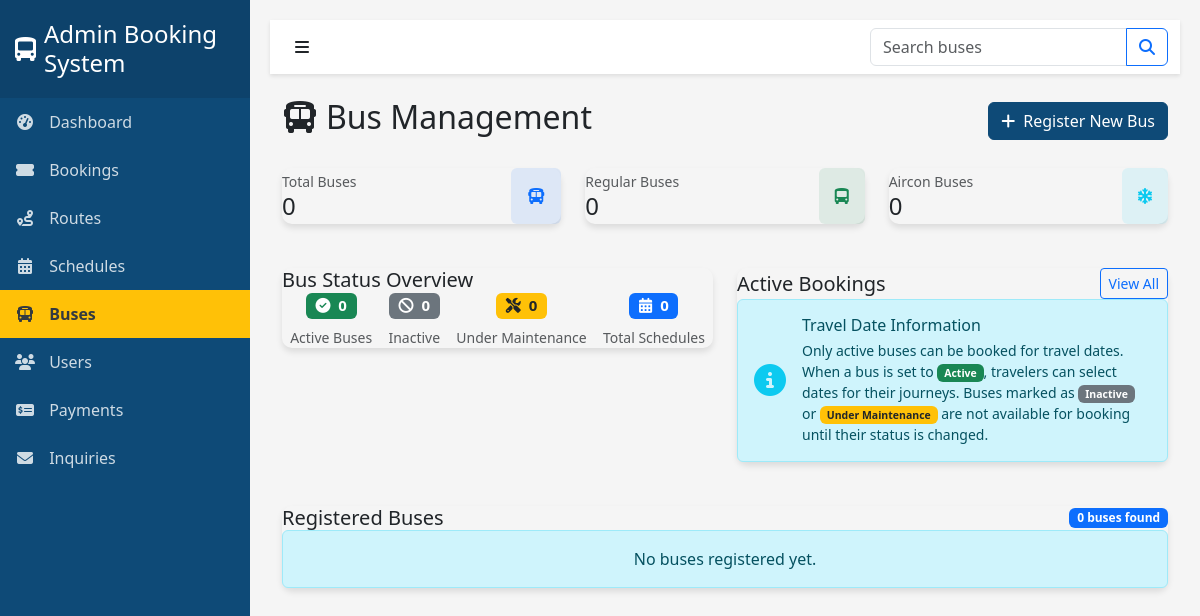
Before: /admin/tabs/buses_admin.php with the older database file.
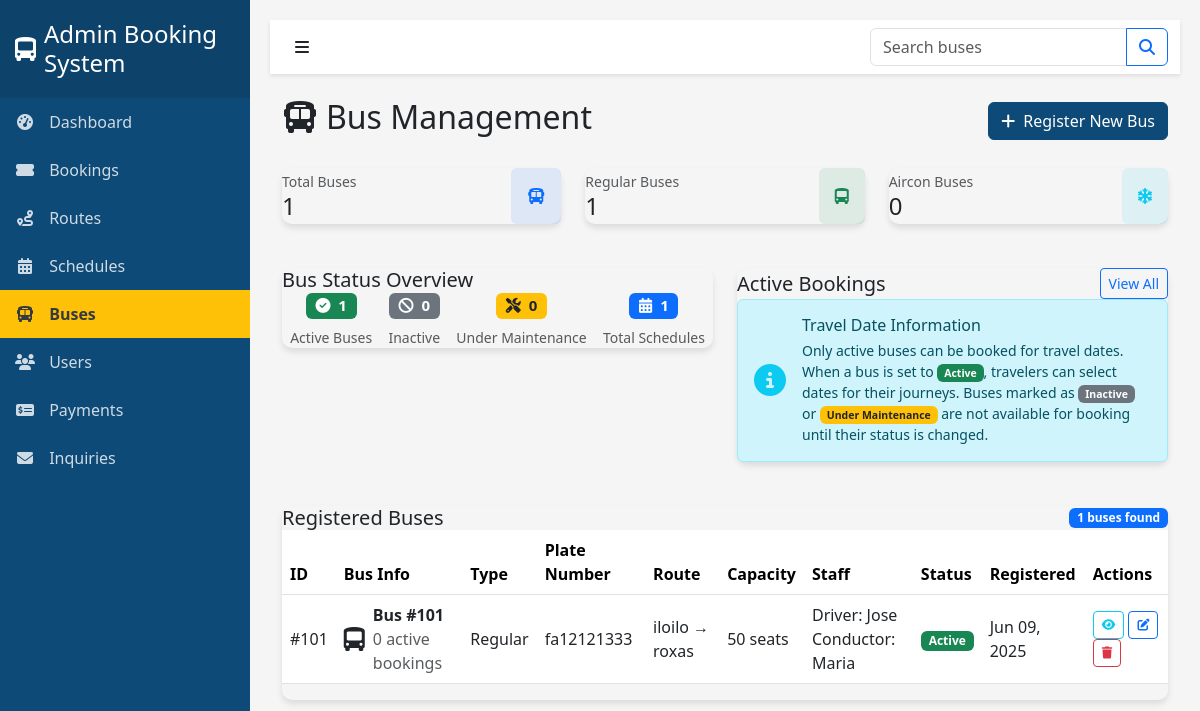
After: the same page with the newer database file.
### tables this page shows
CREATE TABLE `buses` (
  `id` int(11) NOT NULL,
  `bus_type` varchar(50) NOT NULL,
  `seat_capacity` int(11) NOT NULL,
  `plate_number` varchar(20) NOT NULL,
  `driver_name` varchar(100) NOT NULL,
  `conductor_name` varchar(100) NOT NULL,
  `status` enum('Active','Inactive','Under Maintenance') DEFAULT 'Active',
  `route_id` int(11) DEFAULT NULL,
  `route_name` varchar(255) NOT NULL,
  `origin` varchar(100) DEFAULT NULL,
  `destination` varchar(100) DEFAULT NULL,
  `bus_model` varchar(100) DEFAULT NULL,
  `year_manufactured` year(4) DEFAULT NULL,
  `last_maintenance` date DEFAULT NULL,
  `next_maintenance` date DEFAULT NULL,
  `fuel_type` enum('diesel','gasoline','electric','hybrid') DEFAULT 'diesel',
  `wifi_available` tinyint(1) DEFAULT 0,
  `charging_ports` tinyint(1) DEFAULT 0,
  `wheelchair_accessible` tinyint(1) DEFAULT 0,
  `created_at` timestamp NOT NULL DEFAULT current_timestamp(),
  `updated_at` timestamp NOT NULL DEFAULT current_timestamp() ON UPDATE current_timestamp()
);

### admin/tabs/buses_admin.php (the view, shortened to what the rows shown need)
<?php
require_once "../../backend/connections/config.php";
$records_per_page = 10;
$page = isset($_GET['page']) && is_numeric($_GET['page']) ? $_GET['page'] : 1;
$start_from = ($page - 1) * $records_per_page;
$search_condition = '';
$buses = [];
try {
    $query = "SELECT b.id, b.bus_type, b.seat_capacity, b.plate_number, b.route_id, b.route_name,
              b.driver_name, b.conductor_name, b.status, b.created_at,
              (SELECT COUNT(*) FROM bookings WHERE bus_id = b.id AND booking_status = 'confirmed') as active_bookings,
              (SELECT COUNT(*) FROM schedules WHERE bus_id = b.id) as schedule_count
              FROM buses b" . $search_condition . "
              ORDER BY b.created_at DESC
              LIMIT $start_from, $records_per_page";
    $result = $conn->query($query);
    if ($result && $result->num_rows > 0) {
        while ($row = $result->fetch_assoc()) {
            $buses[] = $row;
        }
    }
} catch (Exception $e) {
    $error_message = "Database error: " . $e->getMessage();
}
?>
<!DOCTYPE html>
<html lang="en">
<head>
    <link href="https://cdn.jsdelivr.net/npm/bootstrap@5.3.0-alpha1/dist/css/bootstrap.min.css" rel="stylesheet">
    <link rel="stylesheet" href="https://cdnjs.cloudflare.com/ajax/libs/font-awesome/6.1.1/css/all.min.css">
    <link rel="stylesheet" href="../css/admin.css">
</head>
<body>
    <div class="wrapper">
        <div class="content">
            <div class="container-fluid">
                <div class="d-flex justify-content-between align-items-center mb-4">
                    <h2><i class="fas fa-bus me-2"></i>Bus Management</h2>
                </div>
                <div class="card1">
                    <div class="card-body">
                        <?php if (count($buses) > 0): ?>
                        <div class="table-responsive">
                            <table class="table table-hover align-middle">
                                <thead>
                                    <tr>
                                        <th>ID</th>
                                        <th>Bus Info</th>
                                        <th>Type</th>
                                        <th>Plate Number</th>
                                        <th>Route</th>
                                        <th>Capacity</th>
                                        <th>Staff</th>
                                        <th>Status</th>
                                        <th>Registered</th>
                                        <th>Actions</th>
                                    </tr>
                                </thead>
                                <tbody>
                                    <?php foreach ($buses as $bus): ?>
                                    <tr>
                                        <td>#<?= htmlspecialchars($bus['id']) ?></td>
                                        <td>
                                            <div class="d-flex align-items-center">
                                                <i class="fas fa-bus-alt fs-4 me-2"></i>
                                                <div>
                                                    <strong>Bus #<?= htmlspecialchars($bus['id']) ?></strong>
                                                    <div class="text-muted"><?= htmlspecialchars($bus['active_bookings']) ?> active bookings</div>
                                                </div>
                                            </div>
                                        </td>
                                        <td><?= ucfirst(htmlspecialchars($bus['bus_type'])) ?></td>
                                        <td><?= htmlspecialchars($bus['plate_number']) ?></td>
                                        <td>
                                            <?= htmlspecialchars($bus['route_name']) ?>
                                        </td>
                                        <td><?= htmlspecialchars($bus['seat_capacity']) ?> seats</td>
                                        <td>
                                            Driver: <?= htmlspecialchars($bus['driver_name']) ?><br>
                                            Conductor: <?= htmlspecialchars($bus['conductor_name']) ?>
                                        </td>
                                        <td>
                                            <span class="badge bg-<?= ($bus['status'] == 'Active') ? 'success' : (($bus['status'] == 'Inactive') ? 'secondary' : 'warning'); ?>">
                                                <?= htmlspecialchars($bus['status']) ?>
                                            </span>
                                        </td>
                                        <td><?= date('M d, Y', strtotime($bus['created_at'])) ?></td>
                                        <td>
                                            <div class="action-buttons">
                                                <button type="button" class="btn btn-outline-info btn-sm view-bus"
                                                        data-id="<?= $bus['id'] ?>" title="View Details" data-bs-toggle="tooltip">
                                                    <i class="fas fa-eye"></i>
                                                </button>
                                                <button type="button" class="btn btn-outline-primary btn-sm edit-bus"
                                                        data-id="<?= $bus['id'] ?>" title="Edit Bus" data-bs-toggle="tooltip">
                                                    <i class="fas fa-edit"></i>
                                                </button>
                                                <button type="button" class="btn btn-outline-danger btn-sm delete-bus"
                                                        data-id="<?= $bus['id'] ?>" title="Delete Bus" data-bs-toggle="tooltip">
                                                    <i class="fas fa-trash"></i>
                                                </button>
                                            </div>
                                        </td>
                                    </tr>
                                    <?php endforeach; ?>
                                </tbody>
                            </table>
                        </div>
                        <?php else: ?>
                        <div class="alert alert-info text-center">No buses registered yet.</div>
                        <?php endif; ?>
                    </div>
                </div>
            </div>
        </div>
    </div>
</body>
</html>

Changed rows visible on the page:
added buses: id "101", active_bookings "0", bus_type "Regular", plate_number "fa12121333", route_name "iloilo → roxas", seat_capacity "50", driver_name "Jose", conductor_name "Maria", status "Active", created_at "Jun 09, 2025"
Other visible differences:
$total_records: "0" → "1"
$regular_count: "0" → "1"
$active_count: "0" → "1"
$total_schedules: "0" → "1"
text no longer shown: "No buses registered yet."
text now shown: "ID Bus Info Type Plate Number Route Capacity Staff Status Registered Actions"
